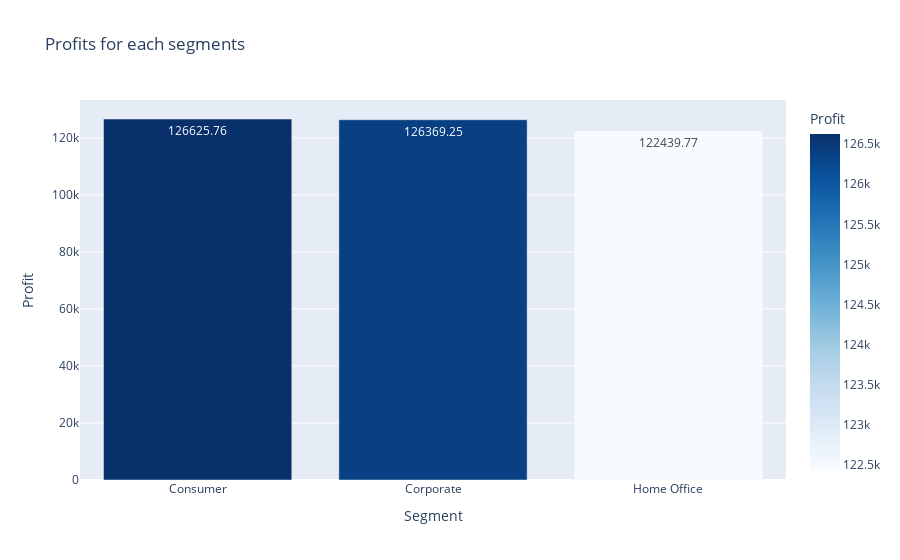

This figure's notebook cell:
### Code cell
import plotly.express as px 
profit_by_segment=sales_df.groupby("Segment")["Profit"].sum().reset_index()

profit_by_segment= profit_by_segment.sort_values(by="Profit", ascending=False)

fig=px.bar(profit_by_segment,x="Segment",y="Profit",title="Profits for each segments",text="Profit",
             color="Profit",
             color_continuous_scale="blues")
fig.show()

### Figure 1 — Plotly figure (JSON) as saved in the notebook; plotly's stock layout.template omitted (floating-point values rounded to 4 significant figures)
{"data": [{"hovertemplate": "Segment=%{x}<br>Profit=%{marker.color}<extra></extra>", "legendgroup": "", "marker": {"color": [126600.0, 126400.0, 122400.0], "coloraxis": "coloraxis", "pattern": {"shape": ""}}, "name": "", "orientation": "v", "showlegend": false, "text": [126600.0, 126400.0, 122400.0], "textposition": "auto", "type": "bar", "x": ["Consumer", "Corporate", "Home Office"], "xaxis": "x", "y": [126600.0, 126400.0, 122400.0], "yaxis": "y"}], "layout": {"barmode": "relative", "coloraxis": {"colorbar": {"title": {"text": "Profit"}}, "colorscale": [[0, "rgb(247,251,255)"], [0.125, "rgb(222,235,247)"], [0.25, "rgb(198,219,239)"], [0.375, "rgb(158,202,225)"], [0.5, "rgb(107,174,214)"], [0.625, "rgb(66,146,198)"], [0.75, "rgb(33,113,181)"], [0.875, "rgb(8,81,156)"], [1, "rgb(8,48,107)"]]}, "legend": {"tracegroupgap": 0}, "title": {"text": "Profits for each segments"}, "xaxis": {"anchor": "y", "domain": [0, 1], "title": {"text": "Segment"}}, "yaxis": {"anchor": "x", "domain": [0, 1], "title": {"text": "Profit"}}}}
